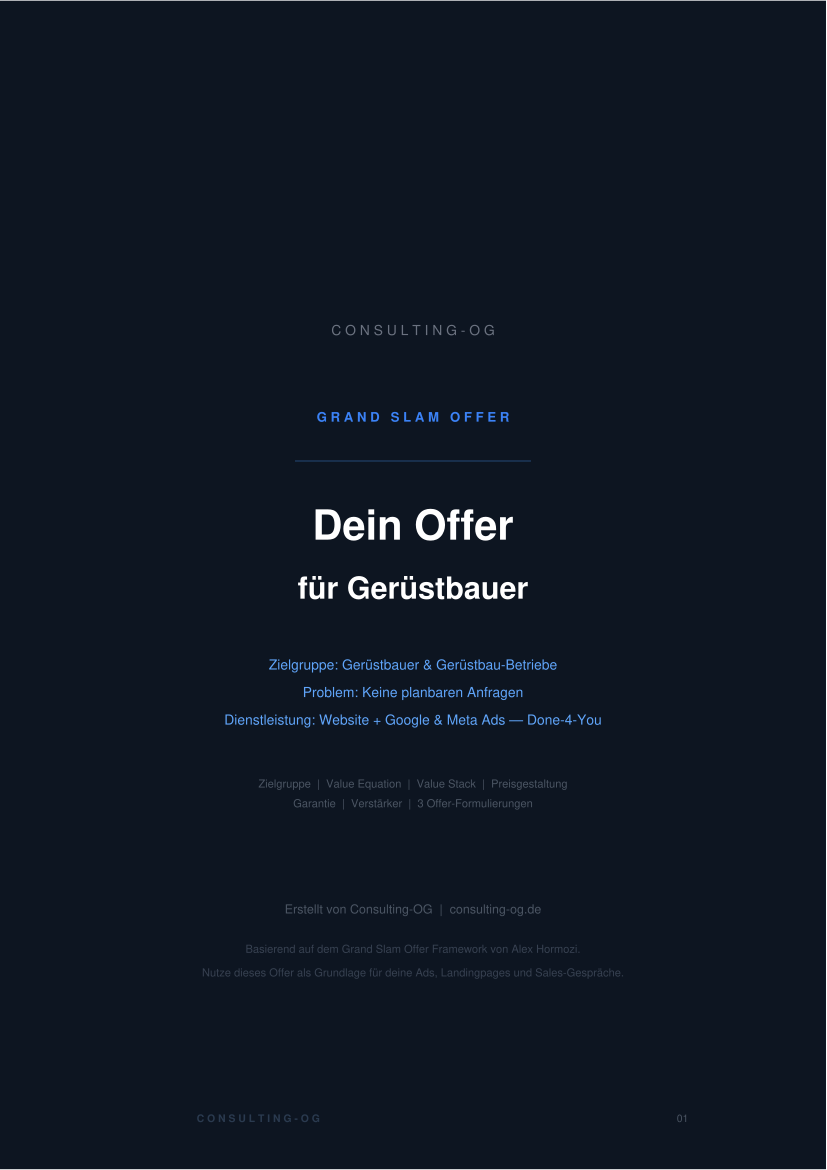

Recreate this plot in Python.
#!/usr/bin/env python3
"""Offer Builder v7 - Gerüstbauer."""

from reportlab.lib.pagesizes import A4
from reportlab.lib.colors import HexColor
from reportlab.lib.units import mm
from reportlab.pdfgen import canvas

# ============================================================
# DATA
# ============================================================
data = {
    "zielgruppe": "Gerüstbauer & Gerüstbau-Betriebe",
    "zielgruppe_kurz": "Gerüstbauer",
    "problem": "Keine planbaren Anfragen",
    "dienstleistung": "Website + Google & Meta Ads — Done-4-You",
    # Seite 2: Zielgruppe + Problemanalyse
    "zielgruppe_kontext": "Inhabergeführte Gerüstbau-Betriebe mit 5 bis 30 Mitarbeitern. Sie arbeiten als Subunternehmer für Generalunternehmer oder direkt für Bauherren, Architekten und Hausverwaltungen. Saisonal stark schwankende Auslastung mit Auftragsflauten im Winter und Engpässen im Sommer.",
    "markt_situation": "Der Gerüstbau-Markt ist zersplittert und stark abhängig vom regionalen Bauboom. Wer keine eigene Akquise hat, ist abhängig von Empfehlungen oder Generalunternehmern, die die Margen drücken. Online-Sichtbarkeit ist in der Branche extrem unterentwickelt. Wer als erster auf Google und Meta präsent ist, sichert sich Anfragen direkt vom Endkunden mit besseren Margen.",
    "pains": [
        "Abhängig von Generalunternehmern die die Preise drücken",
        "Saisonale Flauten im Winter mit fixen Personalkosten",
        "Anfragen kommen unregelmäßig und nur über Empfehlungen",
        "Keine professionelle Website oder veraltete Visitenkarten-Seite",
        "Konkurrenz unterbietet auf Plattformen wie MyHammer im Preis",
        "Keine Zeit für Marketing weil Baustellen alle Kapazität fressen",
    ],
    # Seite 3: Value Equation
    "dream_outcome": "15 bis 25 qualifizierte Anfragen pro Monat direkt von Bauherren, Architekten und Hausverwaltungen. Volle Auftragsbücher auch im Winter, bessere Margen weil keine Subunternehmer-Aufträge mehr nötig, planbare Auslastung der Kolonnen.",
    "dream_outcome_kurz": "15–25 qualifizierte Anfragen/Monat",
    "likelihood_text": "Bewährtes System aus Conversion-Website plus Google & Meta Ads. Google Ads fängt aktive Suchanfragen ab (Bauherren die JETZT ein Gerüst brauchen), Meta Ads erzeugt Sichtbarkeit bei Hausbesitzern und Architekten in der Region. Funktioniert nachweislich für Handwerksbetriebe in ganz Deutschland.",
    "likelihood_proof": [
        "Google Ads = aktive Kaufabsicht direkt abholen",
        "Meta Ads = regionale Sichtbarkeit in Zielregion",
        "Conversion-Website + Tracking ab Tag 1",
    ],
    "time_delay_text": "Erste Anfragen innerhalb von 14 Tagen nach Launch der Kampagnen. Keine monatelange SEO-Aufbauphase. Die Website ist nach 3 Wochen live, die Ads laufen ab Woche 4 und liefern sofort messbare Ergebnisse.",
    "time_milestones": [
        ("Woche 1–3", "Website + Tracking + Setup"),
        ("Woche 4", "Launch Google & Meta Ads"),
        ("Monat 2–3", "Optimierung & Skalierung"),
    ],
    "effort_text": "Komplettes Done-4-You Paket. Der Gerüstbauer muss nichts tun außer Anfragen entgegennehmen und Termine vor Ort machen. Wir bauen die Website, schalten die Ads, optimieren die Kampagnen und liefern monatlich Reportings.",
    "effort_items": [
        "Kein eigenes Marketing-Know-how nötig",
        "Max. 30 Min/Woche für Abstimmung",
        "Wir übernehmen Website, Ads, Tracking, Reports",
    ],
    # Seite 2: Process Flow
    "input_line1": "Dein Gerüstbau-",
    "input_line2": "Betrieb",
    "process_line1": "Website + Ads,",
    "process_line2": "Tracking & Optimierung",
    "output_result": "15+ Anfragen/Monat",
    "output_sub": "direkt von Bauherren",
    "promise_headline": "15 bis 25 qualifizierte Anfragen pro Monat",
    "promise_sub": "Über Website + Google & Meta Ads, komplett Done-4-You — ab dem ersten Monat.",
    # Seite 4: Value Stack
    "value_stack": [
        ("01", "Conversion-Website", "Mobil-optimiert, schnell, SEO-ready", "3.500€"),
        ("02", "Google Ads Setup", "Suchanzeigen + Local Service Ads", "2.000€"),
        ("03", "Meta Ads Kampagnen", "Regionale Reichweite + Creatives", "1.800€"),
        ("04", "Tracking & Pixel", "Conversion-Tracking & Call-Tracking", "1.000€"),
        ("05", "Kampagnen-Mgmt", "Optimierung, A/B-Tests, Anpassungen", "1.500€/Mo"),
        ("06", "Reporting & Calls", "Monatl. Strategy Call + Zahlen", "500€/Mo"),
    ],
    "value_stack_erklaerung": "Jeder Baustein löst ein konkretes Hindernis auf dem Weg zu planbaren Anfragen. Der Kunde bekommt nicht 6 Einzelleistungen, sondern ein komplettes Akquise-System aus einer Hand.",
    "gesamtwert": "10.000€+",
    # Seite 5: Preis + Garantie + Verstärker
    "preisanker": [
        ("Marketing-Mitarbeiter einstellen", "3.500–4.500€/Mo"),
        ("Website-Agentur + Ads-Agentur einzeln", "2.500–4.000€/Mo"),
    ],
    "preis_range": "1.800 – 3.500€/Mo",
    "preis_hinweis": "(+ Ad Spend) · Setup einmalig 2.500–4.000€",
    "roi_rechnung": "1 Auftrag = 5.000–20.000€ × 3–5/Monat",
    "roi_ergebnis": "= 15.000–100.000€ Umsatz",
    "garantie_name": "60-Tage-Anfragen-Garantie",
    "garantie_zeile1": "„Keine 15 qualifizierten Anfragen in 60 Tagen?",
    "garantie_zeile2": "Wir arbeiten kostenlos weiter — bis die Ergebnisse da sind.“",
    "garantie_erklaerung": "Eine starke Garantie ist das mächtigste Verkaufsinstrument. Sie nimmt dem Gerüstbauer das komplette Risiko ab und legt es auf deine Schultern. Das zeigt Selbstbewusstsein und differenziert dich sofort von 90% der Konkurrenz, die ohne Garantie verkauft.",
    "garantie_vorteile": [
        "Senkt die Kaufbarriere massiv",
        "Zeigt Vertrauen in die eigene Arbeit",
        "Differenziert von 90% der Konkurrenz",
    ],
    # Psychologische Verstärker
    "scarcity": "Maximal 3 Gerüstbau-Betriebe pro Region — weil wir nicht zwei Konkurrenten in derselben Stadt bewerben. Wer zuerst kommt, sichert sich exklusiv die Region.",
    "urgency": "Bonus-Paket (Conversion-Website Upgrade + Call-Tracking im Wert von 2.000€) nur bei Zusage innerhalb von 7 Tagen nach dem Erstgespräch.",
    "bonuses": [
        ("Conversion-Website", "Mobil-optimiert für maximale Anfragen", "3.500€"),
        ("Call-Tracking System", "Jeder Anruf wird gemessen & ausgewertet", "1.000€"),
        ("Monatl. Strategy Call", "30 Min persönliche Beratung", "500€/Mo"),
    ],
    # Seite 7: 3 fertige Offer-Formulierungen
    "offer_varianten": [
        {
            "name": "Anfragen-Offer",
            "kurz": "Wir bringen dir 15 qualifizierte Anfragen für Gerüstbau Aufträge in den nächsten 60 Tagen. Garantiert oder 100% Cashback.",
            "lang": "Wir bauen dir eine Conversion Website und schalten Google plus Meta Ads die dir planbar 15 qualifizierte Anfragen pro Monat von Bauherren, Architekten und Hausverwaltungen bringen. Komplett Done 4 You, du musst nichts tun ausser die Anfragen entgegennehmen und vor Ort kalkulieren. In 60 Tagen keine 15 Anfragen? Du bekommst dein komplettes Investment zurück. Wir nehmen aktuell nur 3 Gerüstbauer pro Region auf.",
        },
        {
            "name": "Neukunden-Offer",
            "kurz": "Wir liefern dir 5 unterschriebene Aufträge pro Monat von Bauherren die bereit sind 5.000 bis 20.000€ für ihr Gerüst zu zahlen. Garantiert oder du zahlst 0€.",
            "lang": "Vergiss reine Anfragen. Wir liefern dir echte unterschriebene Aufträge. Unser System aus Conversion Website plus Google und Meta Ads bringt dir pro Monat mindestens 5 neue Aufträge von Bauherren, Architekten und Hausverwaltungen die bereit sind 5.000 bis 20.000€ für ihr Gerüstprojekt zu zahlen. Vom ersten Klick bis zum unterschriebenen Auftrag. Tracking, Call Tracking und Follow Up Automation inklusive. Keine 5 Aufträge in 60 Tagen? Dann zahlst du keinen Cent.",
            "highlight": True,
        },
        {
            "name": "Großprojekt Offer",
            "kurz": "Wir bringen dir Gerüstbau Aufträge ab 30.000€ von Bauträgern und Generalunternehmern die langfristige Partner suchen. Garantiert oder Geld zurück.",
            "lang": "Schluss mit Kleinaufträgen für Privatkunden. Wir positionieren dich als Premium Gerüstbau Partner und bringen dir gezielt Anfragen für Großprojekte ab 30.000€ Volumen. Bauträger, Generalunternehmer und Wohnungsbau Gesellschaften die einen verlässlichen Partner für ihre Baustellen suchen. Du konzentrierst dich auf die Umsetzung, wir bringen die Großkunden. In 60 Tagen kein einziges Großprojekt? Komplettes Geld zurück.",
        },
    ],
}

# ============================================================
# RENDERING (1:1 from template)
# ============================================================
BG_DARK = HexColor("#0d1521")
BG_WHITE = HexColor("#ffffff")
ACCENT = HexColor("#3b82f6")
ACCENT_LIGHT = HexColor("#60a5fa")
DARK_TEXT = HexColor("#111827")
BODY_TEXT = HexColor("#374151")
MUTED = HexColor("#6b7280")
BORDER = HexColor("#e5e7eb")
GREEN = HexColor("#10b981")
RED = HexColor("#ef4444")
CARD_BG = HexColor("#f8fafc")
DARK_CARD = HexColor("#1a2536")
HEADER_DARK = HexColor("#0f1926")
SUBTLE_LINE = HexColor("#1e3a5f")
WHITE = HexColor("#ffffff")
ORANGE = HexColor("#f59e0b")

WIDTH, HEIGHT = A4
LEFT = 50 * mm
RIGHT = WIDTH - 35 * mm
CW = RIGHT - LEFT
FOOTER_Y = 12 * mm


class OfferPDF:
    def __init__(self, filename, d):
        self.filename = filename
        self.c = canvas.Canvas(filename, pagesize=A4)
        self.pn = 0
        self.d = d

    def _bg(self, color):
        self.c.setFillColor(color)
        self.c.rect(0, 0, WIDTH, HEIGHT, fill=1, stroke=0)

    def _wrap(self, text, font, size, max_w):
        words = text.split()
        lines, cur = [], ""
        for w in words:
            test = (cur + " " + w) if cur else w
            if self.c.stringWidth(test, font, size) <= max_w:
                cur = test
            else:
                if cur:
                    lines.append(cur)
                cur = w
        if cur:
            lines.append(cur)
        return lines

    def _dw(self, text, x, y, font, size, color, max_w, lh=4 * mm):
        self.c.setFont(font, size)
        self.c.setFillColor(color)
        for line in self._wrap(text, font, size, max_w):
            self.c.drawString(x, y, line)
            y -= lh
        return y

    def _footer(self):
        self.pn += 1
        y = FOOTER_Y
        self.c.setFont("Helvetica-Bold", 7.5)
        self.c.setFillColor(ACCENT)
        self.c.drawString(LEFT, y, "C O N S U L T I N G - O G")
        self.c.setFont("Helvetica", 7.5)
        self.c.setFillColor(MUTED)
        t = "Offer-Strategie — " + self.d["zielgruppe_kurz"]
        self.c.drawCentredString(WIDTH / 2, y, t)
        self.c.drawRightString(RIGHT, y, f"{self.pn:02d}")

    def _footer_dark(self):
        self.pn += 1
        y = FOOTER_Y
        self.c.setFont("Helvetica-Bold", 7.5)
        self.c.setFillColor(HexColor("#2a3a4f"))
        self.c.drawString(LEFT, y, "C O N S U L T I N G - O G")
        self.c.setFont("Helvetica", 7.5)
        self.c.setFillColor(HexColor("#4b5563"))
        self.c.drawRightString(RIGHT, y, f"{self.pn:02d}")

    def _hband(self, badge, title, subtitle):
        bh = 75 * mm
        self.c.setFillColor(HEADER_DARK)
        self.c.rect(0, HEIGHT - bh, WIDTH, bh, fill=1, stroke=0)
        y = HEIGHT - 28 * mm
        bw = max(len(badge) * 2.5 + 10, 22) * mm
        badge_h = 7.5 * mm
        self.c.setFillColor(ACCENT)
        self.c.roundRect(LEFT, y - badge_h / 2, bw, badge_h, 3.5 * mm, fill=1, stroke=0)
        self.c.setFillColor(WHITE)
        self.c.setFont("Helvetica-Bold", 7.5)
        self.c.drawCentredString(LEFT + bw / 2, y - 1.1 * mm, badge.upper())
        y -= 18 * mm
        self.c.setFillColor(WHITE)
        self.c.setFont("Helvetica-Bold", 24)
        self.c.drawString(LEFT, y, title)
        y -= 11 * mm
        self.c.setFillColor(ACCENT_LIGHT)
        self.c.setFont("Helvetica-Oblique", 10)
        self.c.drawString(LEFT, y, subtitle)
        y -= 8 * mm
        self.c.setStrokeColor(SUBTLE_LINE)
        self.c.setLineWidth(1.5)
        self.c.line(LEFT, y, RIGHT, y)
        return HEIGHT - bh

    def _sl(self, text, y):
        parts = text.upper().split()
        spaced = "    ".join("  ".join(p) for p in parts)
        self.c.setFillColor(ACCENT)
        self.c.setFont("Helvetica-Bold", 8.5)
        self.c.drawString(LEFT, y, spaced)
        self.c.setStrokeColor(ACCENT)
        self.c.setLineWidth(2)
        self.c.line(LEFT, y - 4 * mm, LEFT + 28 * mm, y - 4 * mm)

    def _card(self, x, y, w, h, bg=CARD_BG, border=True):
        self.c.setFillColor(bg)
        if border:
            self.c.setStrokeColor(BORDER)
            self.c.setLineWidth(0.5)
            self.c.roundRect(x, y, w, h, 3 * mm, fill=1, stroke=1)
        else:
            self.c.roundRect(x, y, w, h, 3 * mm, fill=1, stroke=0)

    def _dcard(self, x, y, w, h):
        self.c.setFillColor(DARK_CARD)
        self.c.roundRect(x, y, w, h, 3 * mm, fill=1, stroke=0)

    def _badge_sm(self, text, x, y, w=9 * mm, h=5.5 * mm):
        self.c.setFillColor(ACCENT)
        self.c.roundRect(x, y - h / 2, w, h, 2.5 * mm, fill=1, stroke=0)
        self.c.setFillColor(WHITE)
        self.c.setFont("Helvetica-Bold", 7.5)
        self.c.drawCentredString(x + w / 2, y - 1.1 * mm, text)

    def page_cover(self):
        self._bg(BG_DARK)
        y = HEIGHT - 85 * mm
        self.c.setFillColor(MUTED)
        self.c.setFont("Helvetica", 10)
        self.c.drawCentredString(WIDTH / 2, y, "C O N S U L T I N G - O G")
        y -= 22 * mm
        self.c.setFillColor(ACCENT)
        self.c.setFont("Helvetica-Bold", 9.5)
        self.c.drawCentredString(WIDTH / 2, y, "G R A N D   S L A M   O F F E R")
        y -= 10 * mm
        self.c.setStrokeColor(SUBTLE_LINE)
        self.c.setLineWidth(1)
        self.c.line(WIDTH / 2 - 30 * mm, y, WIDTH / 2 + 30 * mm, y)
        y -= 20 * mm
        self.c.setFillColor(WHITE)
        self.c.setFont("Helvetica-Bold", 30)
        self.c.drawCentredString(WIDTH / 2, y, "Dein Offer")
        y -= 15 * mm
        self.c.setFont("Helvetica-Bold", 22)
        self.c.drawCentredString(WIDTH / 2, y, "für " + self.d["zielgruppe_kurz"])
        y -= 18 * mm
        self.c.setFillColor(ACCENT_LIGHT)
        self.c.setFont("Helvetica", 10)
        self.c.drawCentredString(WIDTH / 2, y, "Zielgruppe: " + self.d["zielgruppe"])
        y -= 7 * mm
        self.c.drawCentredString(WIDTH / 2, y, "Problem: " + self.d["problem"])
        y -= 7 * mm
        self.c.drawCentredString(WIDTH / 2, y, "Dienstleistung: " + self.d["dienstleistung"])
        y -= 16 * mm
        self.c.setFillColor(HexColor("#4b5563"))
        self.c.setFont("Helvetica", 8)
        self.c.drawCentredString(WIDTH / 2, y,
            "Zielgruppe  |  Value Equation  |  Value Stack  |  Preisgestaltung")
        y -= 5 * mm
        self.c.drawCentredString(WIDTH / 2, y,
            "Garantie  |  Verstärker  |  3 Offer-Formulierungen")
        y_b = 65 * mm
        self.c.setFillColor(HexColor("#4b5563"))
        self.c.setFont("Helvetica", 9)
        self.c.drawCentredString(WIDTH / 2, y_b, "Erstellt von Consulting-OG  |  consulting-og.de")
        y_b -= 10 * mm
        self.c.setFont("Helvetica", 8)
        self.c.setFillColor(HexColor("#374151"))
        self.c.drawCentredString(WIDTH / 2, y_b,
            "Basierend auf dem Grand Slam Offer Framework von Alex Hormozi.")
        y_b -= 6 * mm
        self.c.drawCentredString(WIDTH / 2, y_b,
            "Nutze dieses Offer als Grundlage für deine Ads, Landingpages und Sales-Gespräche.")
        self._footer_dark()
        self.c.showPage()

    def page_zielgruppe(self):
        self._bg(BG_WHITE)
        cs = self._hband("ANALYSE", "Zielgruppe & Problemanalyse",
            "„Verstehe das Problem besser als dein Kunde selbst.“")
        y = cs - 14 * mm
        pad = 6 * mm

        kontext_lines = self._wrap(self.d["zielgruppe_kontext"], "Helvetica", 8.5, CW - 2 * pad)
        markt_lines = self._wrap(self.d["markt_situation"], "Helvetica", 8.5, CW - 2 * pad)
        zg_h = (len(kontext_lines) + len(markt_lines)) * 3.8 * mm + 22 * mm
        self._card(LEFT, y - zg_h, CW, zg_h, bg=HexColor("#f8fafc"))
        zy = y - 5 * mm
        self.c.setFillColor(ACCENT)
        self.c.setFont("Helvetica-Bold", 7)
        self.c.drawString(LEFT + pad, zy, "D E I N E   Z I E L G R U P P E")
        zy -= 7 * mm
        self.c.setFillColor(DARK_TEXT)
        self.c.setFont("Helvetica-Bold", 14)
        self.c.drawString(LEFT + pad, zy, self.d["zielgruppe"])
        zy -= 7 * mm
        zy = self._dw(self.d["zielgruppe_kontext"],
            LEFT + pad, zy, "Helvetica", 8.5, MUTED, CW - 2 * pad, 3.8 * mm)
        zy -= 2 * mm
        zy = self._dw(self.d["markt_situation"],
            LEFT + pad, zy, "Helvetica", 8.5, BODY_TEXT, CW - 2 * pad, 3.8 * mm)

        y -= zg_h + 10 * mm

        pain_total_lines = 0
        for p in self.d["pains"]:
            pain_total_lines += max(1, len(self._wrap(p, "Helvetica", 8.5, CW - 2 * pad - 8 * mm)))
        pain_h = pain_total_lines * 4 * mm + 6 * len(self.d["pains"]) + 14 * mm
        self._dcard(LEFT, y - pain_h, CW, pain_h)
        py = y - 5 * mm
        self.c.setFillColor(RED)
        self.c.setFont("Helvetica-Bold", 7)
        self.c.drawString(LEFT + pad, py, "K E R N P R O B L E M E")
        py -= 8 * mm
        for p in self.d["pains"]:
            self.c.setFillColor(RED)
            self.c.setFont("Helvetica-Bold", 9)
            self.c.drawString(LEFT + pad, py, "✗")
            py = self._dw(p, LEFT + pad + 7 * mm, py,
                "Helvetica", 8.5, HexColor("#d1d5db"), CW - 2 * pad - 8 * mm, 4 * mm)
            py -= 2 * mm

        y -= pain_h + 10 * mm

        third = CW / 3 - 3 * mm
        bh = 20 * mm
        box_cy = y - bh / 2
        self._card(LEFT, y - bh, third, bh)
        self.c.setFillColor(MUTED)
        self.c.setFont("Helvetica-Bold", 6.5)
        self.c.drawCentredString(LEFT + third / 2, box_cy + 4 * mm, "I N P U T")
        self.c.setFillColor(BODY_TEXT)
        self.c.setFont("Helvetica", 8)
        self.c.drawCentredString(LEFT + third / 2, box_cy - 0.5 * mm, self.d["input_line1"])
        self.c.drawCentredString(LEFT + third / 2, box_cy - 4.5 * mm, self.d["input_line2"])
        px = LEFT + third + 4.5 * mm
        self._dcard(px, y - bh, third, bh)
        self.c.setFillColor(ACCENT)
        self.c.setFont("Helvetica-Bold", 6.5)
        self.c.drawCentredString(px + third / 2, box_cy + 4 * mm, "D A S   O F F E R")
        self.c.setFillColor(HexColor("#d1d5db"))
        self.c.setFont("Helvetica", 8)
        self.c.drawCentredString(px + third / 2, box_cy - 0.5 * mm, self.d["process_line1"])
        self.c.drawCentredString(px + third / 2, box_cy - 4.5 * mm, self.d["process_line2"])
        ox = LEFT + 2 * (third + 4.5 * mm)
        self._card(ox, y - bh, third, bh)
        self.c.setFillColor(MUTED)
        self.c.setFont("Helvetica-Bold", 6.5)
        self.c.drawCentredString(ox + third / 2, box_cy + 4 * mm, "O U T P U T")
        self.c.setFillColor(GREEN)
        self.c.setFont("Helvetica-Bold", 8.5)
        self.c.drawCentredString(ox + third / 2, box_cy - 0.5 * mm, self.d["output_result"])
        self.c.setFillColor(BODY_TEXT)
        self.c.setFont("Helvetica", 8)
        self.c.drawCentredString(ox + third / 2, box_cy - 4.5 * mm, self.d["output_sub"])

        y -= bh + 6 * mm

        ph = 15 * mm
        self._card(LEFT, y - ph, CW, ph, bg=HexColor("#eff6ff"))
        pcy = y - ph / 2
        self.c.setFillColor(ACCENT)
        self.c.setFont("Helvetica-Bold", 12)
        self.c.drawCentredString(WIDTH / 2, pcy + 1.5 * mm, self.d["promise_headline"])
        self.c.setFillColor(BODY_TEXT)
        self.c.setFont("Helvetica", 8.5)
        self.c.drawCentredString(WIDTH / 2, pcy - 5 * mm, self.d["promise_sub"])

        self._footer()
        self.c.showPage()

    def page_value_equation(self):
        self._bg(BG_WHITE)
        cs = self._hband("FRAMEWORK", "Die Wert-Gleichung",
            "„Wert = (Traumergebnis × Wahrscheinlichkeit) / (Zeit × Aufwand)“")
        y = cs - 12 * mm
        pad = 6 * mm

        eq_h = 14 * mm
        eq_cy = y - eq_h / 2
        self._dcard(LEFT, y - eq_h, CW, eq_h)
        self.c.setFillColor(WHITE)
        self.c.setFont("Helvetica-Bold", 10)
        self.c.drawCentredString(WIDTH / 2, eq_cy + 1.5 * mm,
            "Wert = (Traumergebnis × Wahrscheinlichkeit) / (Zeit × Aufwand)")
        self.c.setFillColor(ACCENT_LIGHT)
        self.c.setFont("Helvetica", 7.5)
        self.c.drawCentredString(WIDTH / 2, eq_cy - 4.5 * mm,
            "Zähler maximieren ↑  —  Nenner minimieren ↓  =  Preis wird irrelevant")
        y -= eq_h + 8 * mm

        half_w = CW / 2 - 3 * mm
        inner_qw = half_w - 2 * pad

        item_w = inner_qw - 5 * mm
        ms_val_w = inner_qw - 20 * mm

        def _q_height(text, items=None, milestones=None):
            h = 5.5 * mm
            h += 6 * mm
            h += 6 * mm
            text_lines = self._wrap(text, "Helvetica", 8, inner_qw)
            h += len(text_lines) * 3.8 * mm
            h += 2 * mm
            if items:
                for item in items:
                    il = max(1, len(self._wrap(item, "Helvetica", 7.5, item_w)))
                    h += il * 3.8 * mm
            if milestones:
                h += len(milestones) * 3.8 * mm
            h += 4 * mm
            return h

        def _q_card(x, yy, qh, color_tag, color, num, title, text, items=None, milestones=None):
            self._dcard(x, yy - qh, half_w, qh)
            qy = yy - 5.5 * mm
            self.c.setFillColor(color)
            self.c.setFont("Helvetica-Bold", 7)
            self.c.drawString(x + pad, qy, color_tag)
            qy -= 6 * mm
            self.c.setFillColor(WHITE)
            self.c.setFont("Helvetica-Bold", 10.5)
            self.c.drawString(x + pad, qy, f"{num}. {title}")
            qy -= 6 * mm
            qy = self._dw(text, x + pad, qy,
                "Helvetica", 8, HexColor("#d1d5db"), inner_qw, 3.8 * mm)
            qy -= 2 * mm
            if items:
                for item in items:
                    self.c.setFillColor(color)
                    self.c.setFont("Helvetica-Bold", 7.5)
                    self.c.drawString(x + pad, qy, "✓")
                    qy = self._dw(item, x + pad + 5 * mm, qy,
                        "Helvetica", 7.5, HexColor("#d1d5db"), item_w, 3.8 * mm)
            if milestones:
                for zeit, was in milestones:
                    self.c.setFillColor(ACCENT_LIGHT)
                    self.c.setFont("Helvetica-Bold", 7.5)
                    self.c.drawString(x + pad, qy, zeit)
                    self.c.setFillColor(HexColor("#d1d5db"))
                    self.c.setFont("Helvetica", 7.5)
                    self.c.drawString(x + pad + 20 * mm, qy, was)
                    qy -= 3.8 * mm

        qx2 = LEFT + half_w + 6 * mm

        q1_h = _q_height(self.d["dream_outcome"])
        q2_h = _q_height(self.d["likelihood_text"], items=self.d["likelihood_proof"])
        row1_h = max(q1_h, q2_h)

        _q_card(LEFT, y, row1_h, "↑  Z Ä H L E R", GREEN,
            1, "Das Traumergebnis", self.d["dream_outcome"])
        _q_card(qx2, y, row1_h, "↑  Z Ä H L E R", GREEN,
            2, "Wahrscheinlichkeit", self.d["likelihood_text"],
            items=self.d["likelihood_proof"])

        y -= row1_h + 5 * mm

        q3_h = _q_height(self.d["time_delay_text"], milestones=self.d["time_milestones"])
        q4_h = _q_height(self.d["effort_text"], items=self.d["effort_items"])
        row2_h = max(q3_h, q4_h)

        _q_card(LEFT, y, row2_h, "↓  N E N N E R", RED,
            3, "Zeitverzögerung", self.d["time_delay_text"],
            milestones=self.d["time_milestones"])
        _q_card(qx2, y, row2_h, "↓  N E N N E R", RED,
            4, "Aufwand & Opfer", self.d["effort_text"],
            items=self.d["effort_items"])

        y -= row2_h + 8 * mm

        sh = 12 * mm
        s_cy = y - sh / 2
        self._card(LEFT, y - sh, CW, sh, bg=HexColor("#eff6ff"))
        self.c.setFillColor(ACCENT)
        self.c.setFont("Helvetica-Bold", 9)
        self.c.drawCentredString(WIDTH / 2, s_cy + 1.5 * mm,
            "Ergebnis: " + self.d["dream_outcome_kurz"])
        self.c.setFillColor(BODY_TEXT)
        self.c.setFont("Helvetica", 7.5)
        self.c.drawCentredString(WIDTH / 2, s_cy - 4.5 * mm,
            "Hohe Wahrscheinlichkeit · Schnelle Ergebnisse · Minimaler Aufwand = Maximaler Wert")
        self._footer()
        self.c.showPage()

    def page_value_stack(self):
        self._bg(BG_WHITE)
        cs = self._hband("VALUE STACK", "Dein Value Stack",
            "„Jeder Baustein löst ein konkretes Hindernis.“")
        y = cs - 12 * mm
        pad = 6 * mm

        y = self._dw(self.d["value_stack_erklaerung"],
            LEFT, y, "Helvetica", 9, MUTED, CW, 4 * mm)
        y -= 8 * mm

        for i, (num, name, desc, val) in enumerate(self.d["value_stack"]):
            card_h = 16 * mm
            cy = y - card_h / 2
            self._card(LEFT, y - card_h, CW, card_h)
            self.c.setFillColor(ACCENT)
            self.c.roundRect(LEFT, y - card_h, 2.5 * mm, card_h, 1.5 * mm, fill=1, stroke=0)
            self.c.rect(LEFT + 1.5 * mm, y - card_h, 1.5 * mm, card_h, fill=1, stroke=0)
            self._badge_sm(num, LEFT + 7 * mm, cy, w=8 * mm)
            self.c.setFillColor(DARK_TEXT)
            self.c.setFont("Helvetica-Bold", 10.5)
            self.c.drawString(LEFT + 18 * mm, cy + 1.5 * mm, name)
            self.c.setFillColor(MUTED)
            self.c.setFont("Helvetica", 8.5)
            self.c.drawString(LEFT + 18 * mm, cy - 5.5 * mm, desc)
            self.c.setFillColor(ACCENT)
            self.c.setFont("Helvetica-Bold", 12)
            self.c.drawRightString(RIGHT - pad, cy + 1.5 * mm, val)
            self.c.setFillColor(MUTED)
            self.c.setFont("Helvetica", 7)
            self.c.drawRightString(RIGHT - pad, cy - 5.5 * mm, "Wert")
            y -= card_h + 4 * mm

        y -= 4 * mm

        gw_h = 18 * mm
        gw_cy = y - gw_h / 2
        self._dcard(LEFT, y - gw_h, CW, gw_h)
        self.c.setFillColor(ACCENT)
        self.c.setFont("Helvetica-Bold", 7)
        self.c.drawString(LEFT + pad, gw_cy + 3 * mm, "G E S A M T W E R T")
        self.c.setFillColor(WHITE)
        self.c.setFont("Helvetica-Bold", 13)
        self.c.drawString(LEFT + pad, gw_cy - 4 * mm, "Gesamtwert deines Angebots:")
        self.c.setFillColor(ACCENT)
        self.c.setFont("Helvetica-Bold", 22)
        self.c.drawRightString(RIGHT - pad, gw_cy - 4 * mm, self.d["gesamtwert"])

        y -= gw_h + 5 * mm
        self.c.setFillColor(MUTED)
        self.c.setFont("Helvetica", 8.5)
        self.c.drawString(LEFT, y,
            "Tipp: Nenne den Gesamtwert im Sales-Gespräch — dann den Preis. Der Kontrast verkauft.")
        self._footer()
        self.c.showPage()

    def page_pricing(self):
        self._bg(BG_WHITE)
        cs = self._hband("PRICING", "Preisgestaltung & Garantie",
            "„Der Preis ist nur ein Problem, wenn der Wert unklar ist.“")
        y = cs - 14 * mm
        pad = 6 * mm

        self.c.setFillColor(MUTED)
        self.c.setFont("Helvetica", 8.5)
        self.c.drawString(LEFT, y, "Zeige deinem Kunden die teuren Alternativen:")
        y -= 8 * mm
        for label, val in self.d["preisanker"]:
            ah = 12 * mm
            acy = y - ah / 2
            self._card(LEFT, y - ah, CW, ah)
            self.c.setFillColor(RED)
            self.c.roundRect(LEFT, y - ah, 2.5 * mm, ah, 1.5 * mm, fill=1, stroke=0)
            self.c.rect(LEFT + 1.5 * mm, y - ah, 1.5 * mm, ah, fill=1, stroke=0)
            self.c.setFillColor(BODY_TEXT)
            self.c.setFont("Helvetica", 9.5)
            self.c.drawString(LEFT + 7 * mm, acy - 1.5 * mm, label)
            self.c.setFillColor(MUTED)
            self.c.setFont("Helvetica-Bold", 10)
            self.c.drawRightString(RIGHT - pad, acy - 1.5 * mm, val)
            tw = self.c.stringWidth(val, "Helvetica-Bold", 10)
            self.c.setStrokeColor(RED)
            self.c.setLineWidth(1.5)
            self.c.line(RIGHT - pad - tw - 2 * mm, acy + 1 * mm,
                        RIGHT - pad + 2 * mm, acy + 1 * mm)
            y -= ah + 4 * mm

        y -= 4 * mm

        preis_h = 28 * mm
        self._card(LEFT, y - preis_h, CW, preis_h, bg=HexColor("#eff6ff"))
        py = y - 5 * mm
        self.c.setFillColor(ACCENT)
        self.c.setFont("Helvetica-Bold", 7)
        self.c.drawString(LEFT + pad, py, "E M P F O H L E N E R   P R E I S")
        py -= 10 * mm
        self.c.setFillColor(ACCENT)
        self.c.setFont("Helvetica-Bold", 26)
        self.c.drawString(LEFT + pad, py, self.d["preis_range"])
        py -= 6 * mm
        self.c.setFillColor(MUTED)
        self.c.setFont("Helvetica", 8)
        self.c.drawString(LEFT + pad, py, self.d["preis_hinweis"])

        y -= preis_h + 4 * mm

        rh = 12 * mm
        rcy = y - rh / 2
        self._card(LEFT, y - rh, CW, rh)
        self.c.setFillColor(GREEN)
        self.c.roundRect(LEFT, y - rh, 2.5 * mm, rh, 1.5 * mm, fill=1, stroke=0)
        self.c.rect(LEFT + 1.5 * mm, y - rh, 1.5 * mm, rh, fill=1, stroke=0)
        self.c.setFillColor(DARK_TEXT)
        self.c.setFont("Helvetica-Bold", 9)
        self.c.drawString(LEFT + 7 * mm, rcy + 1.5 * mm, "ROI-Argument:")
        self.c.setFillColor(BODY_TEXT)
        self.c.setFont("Helvetica", 8.5)
        self.c.drawString(LEFT + 7 * mm, rcy - 4.5 * mm, self.d["roi_rechnung"])
        self.c.setFillColor(GREEN)
        self.c.setFont("Helvetica-Bold", 10)
        self.c.drawRightString(RIGHT - pad, rcy - 1.5 * mm, self.d["roi_ergebnis"])

        y -= rh + 10 * mm

        gar_lines = self._wrap(self.d["garantie_erklaerung"], "Helvetica", 8.5, CW - 2 * pad)
        gar_h = len(gar_lines) * 3.8 * mm + 40 * mm + len(self.d["garantie_vorteile"]) * 4.5 * mm
        self._dcard(LEFT, y - gar_h, CW, gar_h)
        gy = y - 5 * mm
        self.c.setFillColor(GREEN)
        self.c.setFont("Helvetica-Bold", 7)
        self.c.drawString(LEFT + pad, gy, "D E I N E   G A R A N T I E")
        gy -= 8 * mm
        self.c.setFillColor(WHITE)
        self.c.setFont("Helvetica-Bold", 12)
        self.c.drawString(LEFT + pad, gy, self.d["garantie_name"])
        gy -= 8 * mm
        self.c.setFillColor(ACCENT_LIGHT)
        self.c.setFont("Helvetica-Oblique", 9)
        self.c.drawString(LEFT + pad, gy, self.d["garantie_zeile1"])
        gy -= 5 * mm
        self.c.drawString(LEFT + pad, gy, self.d["garantie_zeile2"])
        gy -= 8 * mm
        gy = self._dw(self.d["garantie_erklaerung"], LEFT + pad, gy,
            "Helvetica", 8.5, HexColor("#9ca3af"), CW - 2 * pad, 3.8 * mm)
        gy -= 3 * mm
        for tip in self.d["garantie_vorteile"]:
            self.c.setFillColor(GREEN)
            self.c.setFont("Helvetica-Bold", 8)
            self.c.drawString(LEFT + pad, gy, "✓")
            self.c.setFillColor(HexColor("#d1d5db"))
            self.c.setFont("Helvetica", 8)
            self.c.drawString(LEFT + pad + 6 * mm, gy, tip)
            gy -= 4.5 * mm

        self._footer()
        self.c.showPage()

    def page_verstaerker(self):
        self._bg(BG_WHITE)
        cs = self._hband("PSYCHOLOGIE", "Psychologische Verstärker",
            "„Die letzten 3 Hebel, die aus Interesse Kaufentscheidungen machen.“")
        y = cs - 14 * mm
        pad = 6 * mm
        inner_w = CW - 2 * pad

        half_w = CW / 2 - 3 * mm

        sc_lines = self._wrap(self.d["scarcity"], "Helvetica", 8.5, half_w - 2 * pad)
        ur_lines = self._wrap(self.d["urgency"], "Helvetica", 8.5, half_w - 2 * pad)
        card_text_h = max(len(sc_lines), len(ur_lines)) * 4 * mm
        card_h = card_text_h + 18 * mm

        self._dcard(LEFT, y - card_h, half_w, card_h)
        sy = y - 5 * mm
        self.c.setFillColor(ORANGE)
        self.c.setFont("Helvetica-Bold", 7)
        self.c.drawString(LEFT + pad, sy, "S C A R C I T Y")
        sy -= 7 * mm
        self.c.setFillColor(WHITE)
        self.c.setFont("Helvetica-Bold", 11)
        self.c.drawString(LEFT + pad, sy, "Verknappung")
        sy -= 7 * mm
        self._dw(self.d["scarcity"], LEFT + pad, sy,
            "Helvetica", 8.5, HexColor("#d1d5db"), half_w - 2 * pad, 4 * mm)

        ux = LEFT + half_w + 6 * mm
        self._dcard(ux, y - card_h, half_w, card_h)
        uy = y - 5 * mm
        self.c.setFillColor(RED)
        self.c.setFont("Helvetica-Bold", 7)
        self.c.drawString(ux + pad, uy, "U R G E N C Y")
        uy -= 7 * mm
        self.c.setFillColor(WHITE)
        self.c.setFont("Helvetica-Bold", 11)
        self.c.drawString(ux + pad, uy, "Dringlichkeit")
        uy -= 7 * mm
        self._dw(self.d["urgency"], ux + pad, uy,
            "Helvetica", 8.5, HexColor("#d1d5db"), half_w - 2 * pad, 4 * mm)

        y -= card_h + 12 * mm

        self._sl("BONUSES (BONI)", y)
        y -= 9 * mm
        self.c.setFillColor(MUTED)
        self.c.setFont("Helvetica", 9)
        self.c.drawString(LEFT, y, "Anstatt den Preis zu senken — stapelst du Boni oben drauf:")
        y -= 10 * mm

        for bname, bdesc, bval in self.d["bonuses"]:
            bh = 18 * mm
            bcy = y - bh / 2
            self._card(LEFT, y - bh, CW, bh)
            self.c.setFillColor(GREEN)
            self.c.roundRect(LEFT, y - bh, 2.5 * mm, bh, 1.5 * mm, fill=1, stroke=0)
            self.c.rect(LEFT + 1.5 * mm, y - bh, 1.5 * mm, bh, fill=1, stroke=0)
            self.c.setFillColor(DARK_TEXT)
            self.c.setFont("Helvetica-Bold", 11)
            self.c.drawString(LEFT + 8 * mm, bcy + 2 * mm, bname)
            self.c.setFillColor(MUTED)
            self.c.setFont("Helvetica", 9)
            self.c.drawString(LEFT + 8 * mm, bcy - 5 * mm, bdesc)
            self.c.setFillColor(ACCENT)
            self.c.setFont("Helvetica-Bold", 12)
            self.c.drawRightString(RIGHT - 6 * mm, bcy + 2 * mm, bval)
            self.c.setFillColor(MUTED)
            self.c.setFont("Helvetica", 7)
            self.c.drawRightString(RIGHT - 6 * mm, bcy - 5 * mm, "Wert")
            y -= bh + 5 * mm

        y -= 5 * mm
        hint_h = 12 * mm
        hcy = y - hint_h / 2
        self._card(LEFT, y - hint_h, CW, hint_h, bg=HexColor("#eff6ff"))
        self.c.setFillColor(ACCENT)
        self.c.setFont("Helvetica-Bold", 9)
        self.c.drawCentredString(WIDTH / 2, hcy + 1.5 * mm,
            "Scarcity + Urgency + Bonuses = Kaufentscheidung JETZT")
        self.c.setFillColor(BODY_TEXT)
        self.c.setFont("Helvetica", 7.5)
        self.c.drawCentredString(WIDTH / 2, hcy - 4.5 * mm,
            "Diese 3 Hebel machen aus „Ich überlege noch“ ein „Wo muss ich unterschreiben?“")

        self._footer()
        self.c.showPage()

    def page_varianten(self):
        self._bg(BG_WHITE)
        cs = self._hband("3 FORMULIERUNGEN", "Dein Offer — 3x fertig formuliert",
            "„3 komplett ausformulierte Angebote. Wähle das stärkste für deine Zielgruppe.“")
        y = cs - 10 * mm

        varianten = self.d["offer_varianten"]
        var_gap = 6 * mm
        pad = 6 * mm
        inner_w = CW - 2 * pad

        for idx, v in enumerate(varianten):
            is_hl = v.get("highlight", False)

            badge_w = 7 * mm
            badge_h = 5.5 * mm
            self.c.setFillColor(ACCENT)
            self.c.roundRect(LEFT, y - badge_h / 2, badge_w, badge_h, 2.5 * mm, fill=1, stroke=0)
            self.c.setFillColor(WHITE)
            self.c.setFont("Helvetica-Bold", 7.5)
            self.c.drawCentredString(LEFT + badge_w / 2, y - 1.1 * mm, f"{idx + 1}")
            self.c.setFillColor(DARK_TEXT)
            self.c.setFont("Helvetica-Bold", 10)
            self.c.drawString(LEFT + badge_w + 3 * mm, y - 1.5 * mm, v["name"])

            if is_hl:
                self.c.setFillColor(GREEN)
                self.c.setFont("Helvetica-Bold", 6)
                self.c.drawRightString(RIGHT, y - 1.5 * mm,
                    "★  E M P F O H L E N")

            y -= 9 * mm

            kurz_lines = self._wrap(v["kurz"], "Helvetica-Bold", 8.5, inner_w)
            kurz_h = len(kurz_lines) * 4 * mm + 8 * mm

            if is_hl:
                self.c.setStrokeColor(ACCENT)
                self.c.setLineWidth(1.5)
                self.c.setFillColor(DARK_CARD)
                self.c.roundRect(LEFT, y - kurz_h, CW, kurz_h, 3 * mm, fill=1, stroke=1)
            else:
                self._dcard(LEFT, y - kurz_h, CW, kurz_h)

            ky = y - 4.5 * mm
            self.c.setFillColor(ACCENT)
            self.c.setFont("Helvetica-Bold", 6.5)
            self.c.drawString(LEFT + pad, ky, "K U R Z - V E R S I O N")
            ky -= 5 * mm
            self._dw(v["kurz"], LEFT + pad, ky,
                "Helvetica-Bold", 8.5, HexColor("#e5e7eb"), inner_w, 4 * mm)

            y -= kurz_h + 3 * mm

            lang_lines = self._wrap(v["lang"], "Helvetica", 8, inner_w)
            lang_h = len(lang_lines) * 3.8 * mm + 8 * mm

            if is_hl:
                self.c.setStrokeColor(ACCENT)
                self.c.setLineWidth(1.5)
                self.c.setFillColor(DARK_CARD)
                self.c.roundRect(LEFT, y - lang_h, CW, lang_h, 3 * mm, fill=1, stroke=1)
            else:
                self._dcard(LEFT, y - lang_h, CW, lang_h)

            ly = y - 4.5 * mm
            self.c.setFillColor(ACCENT)
            self.c.setFont("Helvetica-Bold", 6.5)
            self.c.drawString(LEFT + pad, ly, "L A N G - V E R S I O N")
            ly -= 5 * mm
            self._dw(v["lang"], LEFT + pad, ly,
                "Helvetica", 8, HexColor("#d1d5db"), inner_w, 3.8 * mm)

            y -= lang_h + var_gap

        self._footer()
        self.c.showPage()

    def build(self):
        self.page_cover()
        self.page_zielgruppe()
        self.page_value_equation()
        self.page_value_stack()
        self.page_pricing()
        self.page_verstaerker()
        self.page_varianten()
        self.c.save()
        print("PDF erstellt: " + self.filename)


if __name__ == "__main__":
    out = "/Users/alexandergoldmann/Desktop/agency-core-os/offers/offer-geruestbauer-v7.pdf"
    OfferPDF(out, data).build()
